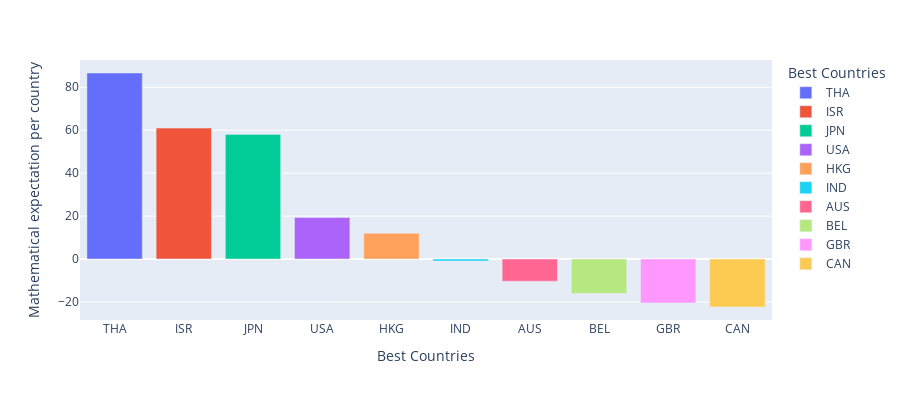
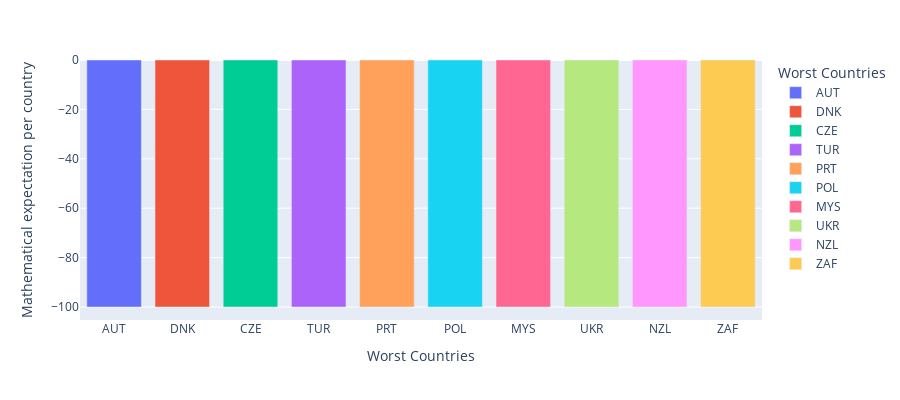

The notebook cell saved with these charts, in order:
### Markdown cell above
### 2. Mathematical Expectation
#### 2.2 Math Exp por país

### Code cell
#AGRUPAMOS LAS STARTUPS POR INDUSTRIA Y CALCULAMOS EL TOTAL QUE TENEMOS
group_country_count = (df_clean.groupby('country_code')['name'].count()).sum()

print('Numero total de startups en el set: ', group_country_count)
print('Numero total de PAISes unicos en el set: ', len(df_clean['country_code'].unique()))

#CREAMOS UN DATAFRAME DEL AGRUPAMIENTO PARA TRABAJAR CON EL 
group_country = pd.DataFrame(df_clean.groupby('country_code')['name'].count())
group_country.reset_index(inplace=True)
group_country.rename(columns={'name':'startups'}, inplace=True)
print('Numero total de PAISes unicos en la agrupacion: ', len(group_country['country_code'].unique()))

#ANADIMOS UNA COLUMNA CON EL % DE STARTUPS POR PAIS COMPARADO CON EL TOTAL
group_country['startups_percentage'] = (group_country['startups'] / group_country_count) * 100

#ANADIMOS UNA COLUMNA CON EL NUMERO DE STARTUPS POR PAIS QUE DEBERIA HABER ENTRE LAS 1000 CON MAYOR FUNDING
group_country['expected_in_top'] = (group_country['startups_percentage'] * 1000)/ 100

#ORDENAMOS POR EL TOTAL FUNDING Y SELECCIONAMOS LAS 1000 PRIMERAS
df_clean.sort_values(by='funding_total', ascending=False, inplace=True)
top_1000_country = df_clean[:1000]

#AGRUPAMOS ESAS 1000 STARTUPS POR PAIS Y CONTAMOS CUANTAS HAY DE CADA PAIS Y ORDENAMOS EN UN DATAFRAME
top_1000_country = top_1000_country.groupby('country_code')['name'].count()
top_1000_country.sort_values(ascending=False, inplace=True)
top_1000_country = pd.DataFrame(data=top_1000_country)
top_1000_country.reset_index(inplace=True)
top_1000_country.rename(columns={'name':'startups_top'}, inplace=True)

#UNIMOS ESE DATAFRAME DE TOP1000 CON EL PRIMER DATAFRAME DEL GRUPO POR PAIS
#HACEMOS UN LEFT JOIN Y RELLENAMOS LOS NAN CON 0
join_country_top = group_country.merge(top_1000_country, how='left', on='country_code')
join_country_top['startups_top'] = join_country_top['startups_top'].fillna(0)


#FINALMENTE, CREAMOS UNA COLUMNA QUE CALCULA LA ESPERANZA MATEMATICA
#ESPERANZA MATEMATICA = (STARTUPS EN EL TOP1000 - LAS QUE DEBERIA HABER EN EL TOP1000) / ESAS QUE DEBERIA HABER EN EL TOP1000 * 100
join_country_top['math_expectation'] = ((join_country_top['startups_top'] - join_country_top['expected_in_top']) / join_country_top['expected_in_top'])*100
join_country_top.sort_values(by='math_expectation', ascending=False, inplace=True)

#YA TENEMOS NUESTRA ESPERANZA MATEMATICA POR PAIS
#YA PODEMOS CREAR UNA COLUMNA EN NUESTRO DATAFRAME PRINCIPAL PARA MOSTRARLA, LA RELLENAMOS DE 0 INICIALMENTE
df_clean['math_expectation_country'] = 0

#CREAMOS UN DICCIONARIO EN EL QUE JUNTAREMOS LOS PAISES CON SUS ESPERANZAS MATEMATICAS
dicc = {}
for i, j in zip(join_country_top['country_code'], join_country_top['math_expectation']):
    dicc[i] = j

#MAPEAMOS LOS PAISES CON SUS ESPERANZAS MATEMATICAS EN LA COLUMNA 'math_expectation_country'
df_clean['math_expectation_country'] = df_clean['country_code'].map(dicc) 
df_clean.sort_values(by='math_expectation_country', ascending=False, inplace=True)


#COMPROBAMOS SI HA QUEDADO ALGUN NAN
print('\nCOMPROBAMOS SI HAY ALGUN NAN')
df_clean.isna().sum().plot(kind="bar")
plt.show()

#REPRESENTAMOS GRAFICAMENTE LA MATH_EXP DPOR PAIS
import plotly.express as px
mathexp_more_than_20  = join_country_top[join_country_top['startups'] > 20]

mathexp_group_country_top = mathexp_more_than_20.sort_values(by='math_expectation', ascending=False)
mathexp_group_country_top

fig13 = px.bar(mathexp_group_country_top[:10], x='country_code', y='math_expectation',
            color='country_code',
             labels={'country_code': 'Best Countries', 'math_expectation':'Mathematical expectation per country'}, height=400)
fig13.show()

fig14 = px.bar(mathexp_group_country_top[-10:], x='country_code', y='math_expectation',
            color='country_code',
             labels={'country_code': 'Worst Countries', 'math_expectation':'Mathematical expectation per country'}, height=400)
fig14.show()

#COMPROBAMOS EL EJEMPLO DEL PAIS 'CHE' = SUIZA, PARA COMPROBAR QUE LA MATH_EXP SE HA CALCULADO CORRECTAMENTE
join_country_top[join_country_top['country_code'] == 'CHE']

### Figure 1 — Plotly figure (JSON) as saved in the notebook; plotly's stock layout.template omitted (floating-point values rounded to 4 significant figures)
{"data": [{"alignmentgroup": "True", "hovertemplate": "Best Countries=%{x}<br>Mathematical expectation per country=%{y}<extra></extra>", "legendgroup": "THA", "marker": {"color": "#636efa", "pattern": {"shape": ""}}, "name": "THA", "offsetgroup": "THA", "orientation": "v", "showlegend": true, "textposition": "auto", "type": "bar", "x": ["THA"], "xaxis": "x", "y": [86.66], "yaxis": "y"}, {"alignmentgroup": "True", "hovertemplate": "Best Countries=%{x}<br>Mathematical expectation per country=%{y}<extra></extra>", "legendgroup": "ISR", "marker": {"color": "#EF553B", "pattern": {"shape": ""}}, "name": "ISR", "offsetgroup": "ISR", "orientation": "v", "showlegend": true, "textposition": "auto", "type": "bar", "x": ["ISR"], "xaxis": "x", "y": [61.01], "yaxis": "y"}, {"alignmentgroup": "True", "hovertemplate": "Best Countries=%{x}<br>Mathematical expectation per country=%{y}<extra></extra>", "legendgroup": "JPN", "marker": {"color": "#00cc96", "pattern": {"shape": ""}}, "name": "JPN", "offsetgroup": "JPN", "orientation": "v", "showlegend": true, "textposition": "auto", "type": "bar", "x": ["JPN"], "xaxis": "x", "y": [58.06], "yaxis": "y"}, {"alignmentgroup": "True", "hovertemplate": "Best Countries=%{x}<br>Mathematical expectation per country=%{y}<extra></extra>", "legendgroup": "USA", "marker": {"color": "#ab63fa", "pattern": {"shape": ""}}, "name": "USA", "offsetgroup": "USA", "orientation": "v", "showlegend": true, "textposition": "auto", "type": "bar", "x": ["USA"], "xaxis": "x", "y": [19.31], "yaxis": "y"}, {"alignmentgroup": "True", "hovertemplate": "Best Countries=%{x}<br>Mathematical expectation per country=%{y}<extra></extra>", "legendgroup": "HKG", "marker": {"color": "#FFA15A", "pattern": {"shape": ""}}, "name": "HKG", "offsetgroup": "HKG", "orientation": "v", "showlegend": true, "textposition": "auto", "type": "bar", "x": ["HKG"], "xaxis": "x", "y": [11.99], "yaxis": "y"}, {"alignmentgroup": "True", "hovertemplate": "Best Countries=%{x}<br>Mathematical expectation per country=%{y}<extra></extra>", "legendgroup": "IND", "marker": {"color": "#19d3f3", "pattern": {"shape": ""}}, "name": "IND", "offsetgroup": "IND", "orientation": "v", "showlegend": true, "textposition": "auto", "type": "bar", "x": ["IND"], "xaxis": "x", "y": [-0.9281], "yaxis": "y"}, {"alignmentgroup": "True", "hovertemplate": "Best Countries=%{x}<br>Mathematical expectation per country=%{y}<extra></extra>", "legendgroup": "AUS", "marker": {"color": "#FF6692", "pattern": {"shape": ""}}, "name": "AUS", "offsetgroup": "AUS", "orientation": "v", "showlegend": true, "textposition": "auto", "type": "bar", "x": ["AUS"], "xaxis": "x", "y": [-10.33], "yaxis": "y"}, {"alignmentgroup": "True", "hovertemplate": "Best Countries=%{x}<br>Mathematical expectation per country=%{y}<extra></extra>", "legendgroup": "BEL", "marker": {"color": "#B6E880", "pattern": {"shape": ""}}, "name": "BEL", "offsetgroup": "BEL", "orientation": "v", "showlegend": true, "textposition": "auto", "type": "bar", "x": ["BEL"], "xaxis": "x", "y": [-16.0], "yaxis": "y"}, {"alignmentgroup": "True", "hovertemplate": "Best Countries=%{x}<br>Mathematical expectation per country=%{y}<extra></extra>", "legendgroup": "GBR", "marker": {"color": "#FF97FF", "pattern": {"shape": ""}}, "name": "GBR", "offsetgroup": "GBR", "orientation": "v", "showlegend": true, "textposition": "auto", "type": "bar", "x": ["GBR"], "xaxis": "x", "y": [-20.45], "yaxis": "y"}, {"alignmentgroup": "True", "hovertemplate": "Best Countries=%{x}<br>Mathematical expectation per country=%{y}<extra></extra>", "legendgroup": "CAN", "marker": {"color": "#FECB52", "pattern": {"shape": ""}}, "name": "CAN", "offsetgroup": "CAN", "orientation": "v", "showlegend": true, "textposition": "auto", "type": "bar", "x": ["CAN"], "xaxis": "x", "y": [-22.35], "yaxis": "y"}], "layout": {"barmode": "relative", "height": 400, "legend": {"title": {"text": "Best Countries"}, "tracegroupgap": 0}, "margin": {"t": 60}, "xaxis": {"anchor": "y", "categoryarray": ["THA", "ISR", "JPN", "USA", "HKG", "IND", "AUS", "BEL", "GBR", "CAN"], "categoryorder": "array", "domain": [0, 1], "title": {"text": "Best Countries"}}, "yaxis": {"anchor": "x", "domain": [0, 1], "title": {"text": "Mathematical expectation per country"}}}}

### Figure 2 — Plotly figure (JSON) as saved in the notebook; plotly's stock layout.template omitted (floating-point values rounded to 4 significant figures)
{"data": [{"alignmentgroup": "True", "hovertemplate": "Worst Countries=%{x}<br>Mathematical expectation per country=%{y}<extra></extra>", "legendgroup": "AUT", "marker": {"color": "#636efa", "pattern": {"shape": ""}}, "name": "AUT", "offsetgroup": "AUT", "orientation": "v", "showlegend": true, "textposition": "auto", "type": "bar", "x": ["AUT"], "xaxis": "x", "y": [-100], "yaxis": "y"}, {"alignmentgroup": "True", "hovertemplate": "Worst Countries=%{x}<br>Mathematical expectation per country=%{y}<extra></extra>", "legendgroup": "DNK", "marker": {"color": "#EF553B", "pattern": {"shape": ""}}, "name": "DNK", "offsetgroup": "DNK", "orientation": "v", "showlegend": true, "textposition": "auto", "type": "bar", "x": ["DNK"], "xaxis": "x", "y": [-100], "yaxis": "y"}, {"alignmentgroup": "True", "hovertemplate": "Worst Countries=%{x}<br>Mathematical expectation per country=%{y}<extra></extra>", "legendgroup": "CZE", "marker": {"color": "#00cc96", "pattern": {"shape": ""}}, "name": "CZE", "offsetgroup": "CZE", "orientation": "v", "showlegend": true, "textposition": "auto", "type": "bar", "x": ["CZE"], "xaxis": "x", "y": [-100], "yaxis": "y"}, {"alignmentgroup": "True", "hovertemplate": "Worst Countries=%{x}<br>Mathematical expectation per country=%{y}<extra></extra>", "legendgroup": "TUR", "marker": {"color": "#ab63fa", "pattern": {"shape": ""}}, "name": "TUR", "offsetgroup": "TUR", "orientation": "v", "showlegend": true, "textposition": "auto", "type": "bar", "x": ["TUR"], "xaxis": "x", "y": [-100], "yaxis": "y"}, {"alignmentgroup": "True", "hovertemplate": "Worst Countries=%{x}<br>Mathematical expectation per country=%{y}<extra></extra>", "legendgroup": "PRT", "marker": {"color": "#FFA15A", "pattern": {"shape": ""}}, "name": "PRT", "offsetgroup": "PRT", "orientation": "v", "showlegend": true, "textposition": "auto", "type": "bar", "x": ["PRT"], "xaxis": "x", "y": [-100], "yaxis": "y"}, {"alignmentgroup": "True", "hovertemplate": "Worst Countries=%{x}<br>Mathematical expectation per country=%{y}<extra></extra>", "legendgroup": "POL", "marker": {"color": "#19d3f3", "pattern": {"shape": ""}}, "name": "POL", "offsetgroup": "POL", "orientation": "v", "showlegend": true, "textposition": "auto", "type": "bar", "x": ["POL"], "xaxis": "x", "y": [-100], "yaxis": "y"}, {"alignmentgroup": "True", "hovertemplate": "Worst Countries=%{x}<br>Mathematical expectation per country=%{y}<extra></extra>", "legendgroup": "MYS", "marker": {"color": "#FF6692", "pattern": {"shape": ""}}, "name": "MYS", "offsetgroup": "MYS", "orientation": "v", "showlegend": true, "textposition": "auto", "type": "bar", "x": ["MYS"], "xaxis": "x", "y": [-100], "yaxis": "y"}, {"alignmentgroup": "True", "hovertemplate": "Worst Countries=%{x}<br>Mathematical expectation per country=%{y}<extra></extra>", "legendgroup": "UKR", "marker": {"color": "#B6E880", "pattern": {"shape": ""}}, "name": "UKR", "offsetgroup": "UKR", "orientation": "v", "showlegend": true, "textposition": "auto", "type": "bar", "x": ["UKR"], "xaxis": "x", "y": [-100], "yaxis": "y"}, {"alignmentgroup": "True", "hovertemplate": "Worst Countries=%{x}<br>Mathematical expectation per country=%{y}<extra></extra>", "legendgroup": "NZL", "marker": {"color": "#FF97FF", "pattern": {"shape": ""}}, "name": "NZL", "offsetgroup": "NZL", "orientation": "v", "showlegend": true, "textposition": "auto", "type": "bar", "x": ["NZL"], "xaxis": "x", "y": [-100], "yaxis": "y"}, {"alignmentgroup": "True", "hovertemplate": "Worst Countries=%{x}<br>Mathematical expectation per country=%{y}<extra></extra>", "legendgroup": "ZAF", "marker": {"color": "#FECB52", "pattern": {"shape": ""}}, "name": "ZAF", "offsetgroup": "ZAF", "orientation": "v", "showlegend": true, "textposition": "auto", "type": "bar", "x": ["ZAF"], "xaxis": "x", "y": [-100], "yaxis": "y"}], "layout": {"barmode": "relative", "height": 400, "legend": {"title": {"text": "Worst Countries"}, "tracegroupgap": 0}, "margin": {"t": 60}, "xaxis": {"anchor": "y", "categoryarray": ["AUT", "DNK", "CZE", "TUR", "PRT", "POL", "MYS", "UKR", "NZL", "ZAF"], "categoryorder": "array", "domain": [0, 1], "title": {"text": "Worst Countries"}}, "yaxis": {"anchor": "x", "domain": [0, 1], "title": {"text": "Mathematical expectation per country"}}}}
